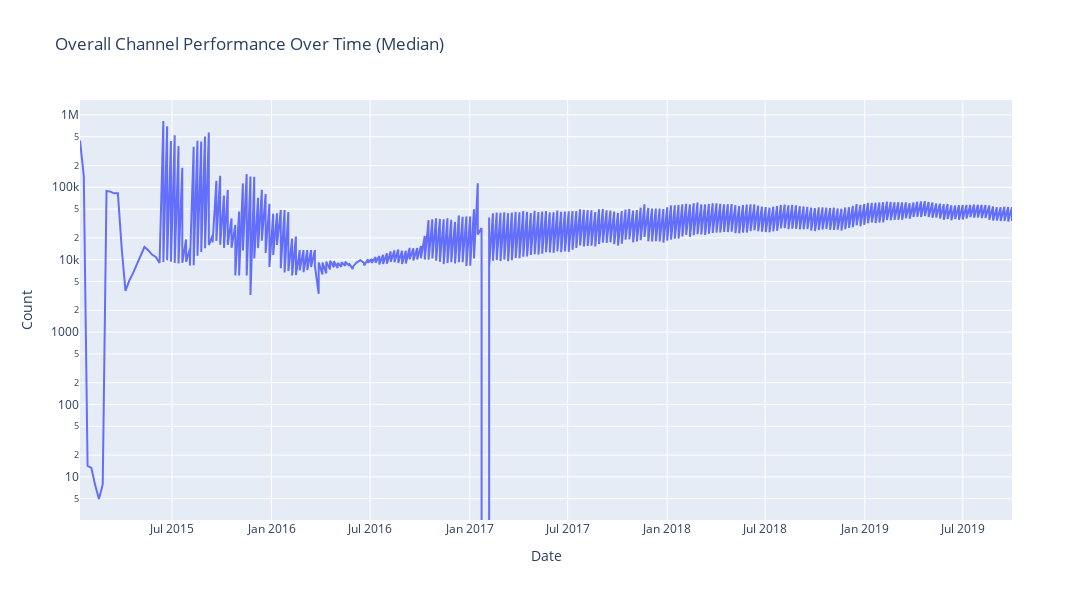

Notebook code cell kept with this figure:
### Code cell
# Aggregate data across all channels with median
overall_data = df_timeseries_mental_health.groupby('datetime').agg({'delta_views': 'median'}).reset_index()

# Plotting overall delta_views over time with Plotly Express and log scale
fig = px.line(overall_data, x='datetime', y='delta_views',
            labels={'delta_views': 'Count', 'datetime': 'Date'},
            title='Overall Channel Performance Over Time (Median)',
            width=1200, height=600, log_y=True)

# Show the plot
fig.show()

### Figure 1 — Plotly figure (JSON) as saved in the notebook; plotly's stock layout.template omitted (floating-point values rounded to 4 significant figures; data arrays with more than 128 entries replaced by an {"elided": "..."} marker saying what was removed)
{"data": [{"hovertemplate": "Date=%{x}<br>Count=%{y}<extra></extra>", "legendgroup": "", "line": {"color": "#636efa", "dash": "solid"}, "marker": {"symbol": "circle"}, "mode": "lines", "name": "", "orientation": "v", "showlegend": false, "type": "scatter", "x": {"elided": "472 str values"}, "xaxis": "x", "y": {"elided": "472 float values"}, "yaxis": "y"}], "layout": {"height": 600, "legend": {"tracegroupgap": 0}, "title": {"text": "Overall Channel Performance Over Time (Median)"}, "width": 1200, "xaxis": {"anchor": "y", "domain": [0, 1], "title": {"text": "Date"}}, "yaxis": {"anchor": "x", "domain": [0, 1], "title": {"text": "Count"}, "type": "log"}}}
